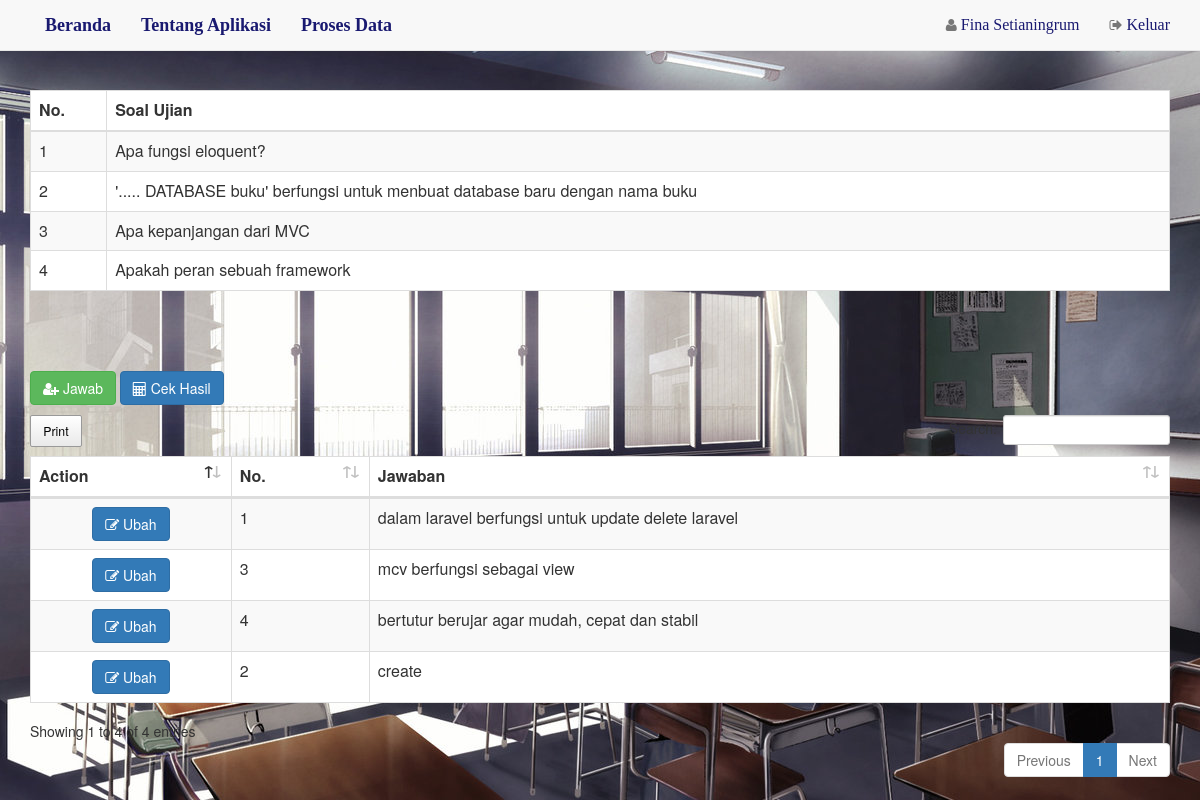
The app's page /mahasiswa/jawabsoal.php (signed in) with its own data.
### tables this page shows
CREATE TABLE `soal` (
  `id_soal` int(5) NOT NULL,
  `soal_text` varchar(300) NOT NULL,
  `kunci_jawaban` varchar(200) NOT NULL
);

CREATE TABLE `jawaban` (
  `id_jawaban` int(5) NOT NULL,
  `id_soal` int(5) NOT NULL,
  `jawaban` varchar(400) NOT NULL,
  `nim` int(12) NOT NULL
);

### mahasiswa/proses/tb_tampilsoal.php (called while the page is built)
<?php
$conn = mysqli_connect('localhost','root','','db_ueapps');
$sql = mysqli_query($conn, "SELECT * FROM soal ORDER BY id_soal ASC");
?>

### mahasiswa/jawabsoal.php (the view, shortened to what this page needs)
<html lang="en">
<head>
    <link href="\font/font.css" rel="stylesheet">
    <link href="\style.css" rel="stylesheet">
    <link href="\assets/css/bootstrap.min.css" rel="stylesheet">
    <link href="\assets/css/bootstrap.css" rel="stylesheet">
    <link href="\assets/css/navbar-static-top.css" rel="stylesheet">
    <link href="\assets/css/animate.min.css" rel="stylesheet">
    <link href="\assets/font-awesome/css/font-awesome.min.css" rel="stylesheet">
    <link href="\assets/css/dataTables.bootstrap4.min.css" rel="stylesheet">
    <link href="\assets/css/buttons.dataTables.min.css" rel="stylesheet">
    <link href="\assets/Responsive/css/responsive.bootstrap4.min.css" rel="stylesheet">
</head>
<body>
    <nav class="navbar navbar-default navbar-static-top">
        <div class="container">
             <div id="navbar-collapse" class="navbar-collapse collapse">
              <ul class="nav navbar-nav navbar-left">
                <li><a href="index.php"><font face="Lucida Bright" size="+1" color="#191970"><b>Beranda</b></font></a></li>
                <li><a href="about3.php"><font face="Lucida Bright" size="+1" color="#191970"><b>Tentang Aplikasi</b></font></a></li>
                <li class="dropdown"><a><font face="Lucida Bright" size="+1" color="#191970"><b>Proses Data</b></font></a>
                </ul>
                  <ul class="nav navbar-nav navbar-right">
                  <li style="padding-left:10px;"><a href="#"><i class="fa fa-user"></i><font face="Lucida Bright" size="+0" color="#191970"> <?php echo $_SESSION['nama_mahasiswa']; ?> </font></span></a></li>
                  <li><a href="login/logout.php"><i class="fa fa-sign-out"></i><font face="Lucida Bright" size="+0" color="#191970"> Keluar</font></a></li>
                </ul>
            </div>
        </div>
    </nav>
    <br>
    <div class="container">
        <table  class="table table-striped table-bordered dt-responsive nowrap" cellspacing="0" width="100%">
                <thead>
                <tr bgcolor="white">
                    <th>No.</th>
                    <th>Soal Ujian</th>
                </tr>
                </thead>
                <tbody>
                <?php include 'proses/tb_tampilsoal.php';
                        while($d = mysqli_fetch_array($sql)){
                    echo '<tr bgcolor="white">
                        <td>'.$d['id_soal']. '</td>
                        <td>'.$d['soal_text'].'</td>
                    </tr>';}
                    ?>
                    </tbody>
            </table>
            <br><br><br>
        </div>
            <div class="container">
            <a href="tambahjawaban.php" class="btn btn-success"  style="margin-bottom: 10px;">
                <i class="fa fa-user-plus"></i> Jawab</a>
            <a href="hasiltes.php" class="btn btn-primary"  style="margin-bottom: 10px;">
                <i class="fa fa-calculator"></i>    Cek Hasil  </a></center>
            <table id="myTable" class="table table-striped table-bordered dt-responsive nowrap" cellspacing="0" width="100%">
                <thead>
                <tr bgcolor="white">
                    <th>Action</th>
                    <th>No.</th>
                    <th>Jawaban</th>
                </tr>
                </thead>
                <tbody>
                    <?php
                    $dbcon = mysqli_connect('localhost','root','','db_ueapps');
                    $akun_id = $_SESSION['nim'];
                    $query1  = mysqli_query($dbcon, "SELECT * FROM jawaban WHERE nim = '$akun_id'");
                    while ($rows = mysqli_fetch_array($query1)){
                echo
                    '<tr bgcolor="white">
                        <td align="center">
                        <a href="#" class="btn btn-primary modal_edit" id="'.$rows['id_jawaban'].'">
                            <i class="fa fa-edit"></i> Ubah</a></td>
                        <td>' .$rows['id_soal']. '</td>
                        <td>' .$rows['jawaban'].'</td>
                    </tr>';
                   } ?>
                </tbody>
            </table>
        </div>
</body>
</html>

### style.css (style rules this page uses)
body { background: url('img/bg3.jpg'); }
ul { margin: 0; padding: 0; }
li.dropdown { display: inline-block; }

### assets/css/navbar-static-top.css (style rules this page uses)
body { min-height: 600px; }
.navbar-static-top { margin-bottom: 19px; }

### records on screen
soal: id_soal "1", soal_text "Apa fungsi eloquent?"
soal: id_soal "2", soal_text "'..... DATABASE buku' berfungsi untuk menbuat database baru dengan nama buku"
soal: id_soal "3", soal_text "Apa kepanjangan dari MVC"
soal: id_soal "4", soal_text "Apakah peran sebuah framework"
jawaban: id_soal "1", jawaban "dalam laravel berfungsi untuk update delete laravel"
jawaban: id_soal "3", jawaban "mcv berfungsi sebagai view"
jawaban: id_soal "4", jawaban "bertutur berujar agar mudah, cepat dan stabil"
jawaban: id_soal "2", jawaban "create"

### other values on screen
$_SESSION['nama_mahasiswa'] "Fina Setianingrum"
